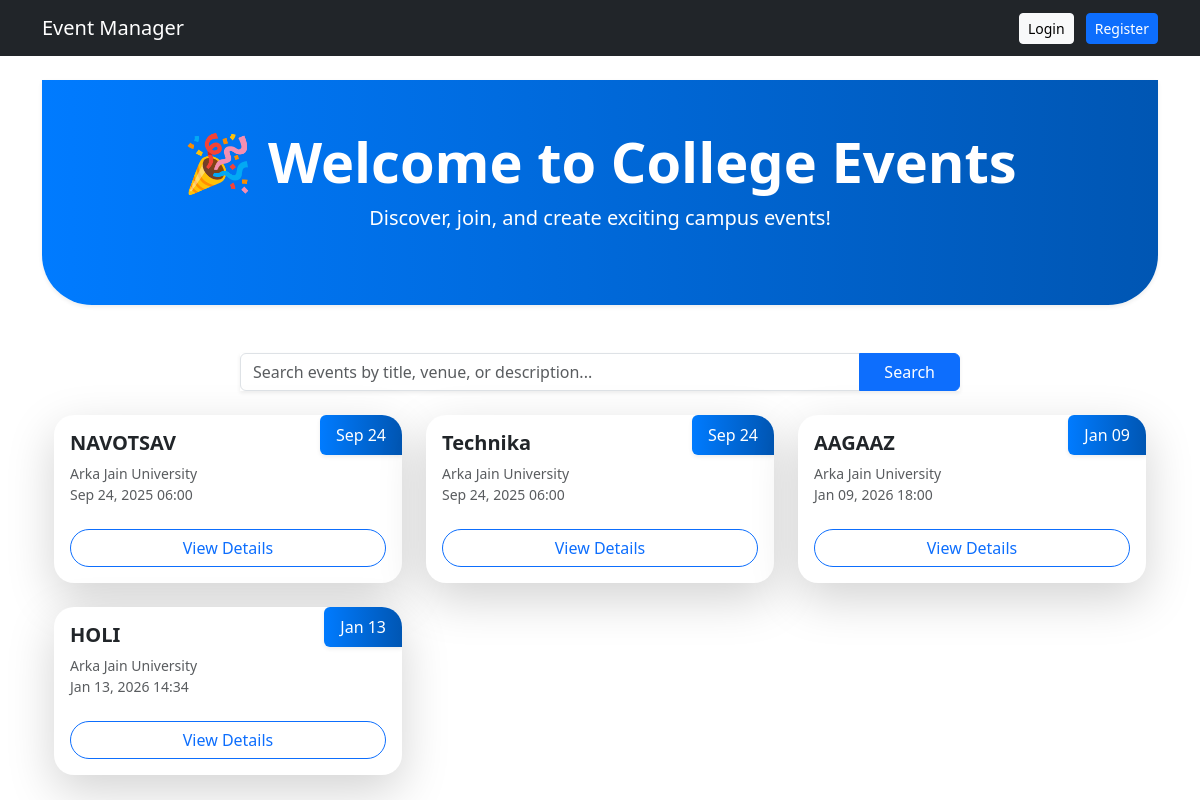
The page / on the database its author committed.
### events/models.py (models this page shows, shortened)
class Event(models.Model):
    STATUS_CHOICES = [
        ("draft", "Draft"),
        ("published", "Published"),
        ("cancelled", "Cancelled"),
    ]
    title = models.CharField(max_length=200)
    description = models.TextField(blank=True)
    organizer = models.ForeignKey(User, on_delete=models.SET_NULL, null=True, related_name="organized_events")
    venue = models.ForeignKey(Venue, on_delete=models.SET_NULL, null=True, blank=True)
    start_time = models.DateTimeField()
    end_time = models.DateTimeField()
    max_attendees = models.PositiveIntegerField(null=True, blank=True)
    price = models.DecimalField(max_digits=8, decimal_places=2, default=0)  # Added price
    status = models.CharField(max_length=20, choices=STATUS_CHOICES, default="draft")
    created_at = models.DateTimeField(auto_now_add=True)
    published_at = models.DateTimeField(null=True, blank=True)
    image = models.ImageField(upload_to="event_images/", blank=True, null=True)
    class Meta:
        ordering = ["-start_time"]

class Venue(models.Model):
    name = models.CharField(max_length=200)
    location = models.CharField(max_length=300, blank=True)
    capacity = models.PositiveIntegerField(null=True, blank=True)
    def __str__(self):
        return self.name

### events/views.py (the view)
# urls.py: 2. Add a URL to urlpatterns:  path('', views.home, name='home')
def home(request):
    events = Event.objects.all().order_by("start_time")  # show upcoming events
    return render(request, "events/home.html", {"events": events})

### events/templates/events/home.html (shortened to what this page needs)
{% extends "base.html" %}
{% block content %}
<div class="bg-primary text-white text-center py-5 mb-5 shadow-sm" style="border-radius: 0 0 50px 50px;">
  <h1 class="display-4 fw-bold">🎉 Welcome to College Events</h1>
  <p class="lead mb-4">Discover, join, and create exciting campus events!</p>
</div>
<div class="container">
  <div class="row mb-4">
    <div class="col-md-8 mx-auto">
      <form method="get" action="">
        <div class="input-group shadow-sm">
          <input type="text" name="q" class="form-control" placeholder="Search events by title, venue, or description...">
          <button class="btn btn-primary px-4">Search</button>
        </div>
      </form>
    </div>
  </div>
  {% if events %}
  <div class="row">
    {% for event in events %}
    <div class="col-md-4 mb-4">
      <div class="card shadow-lg h-100 event-card border-0">
        <div class="position-absolute top-0 end-0 bg-primary text-white px-3 py-2 rounded-start shadow-sm">
          {{ event.start_time|date:"M d" }}
        </div>
        <div class="card-body">
          <h5 class="card-title fw-bold">{{ event.title }}</h5>
          <p class="text-muted small mb-2">
             {{ event.venue }} <br>
             {{ event.start_time|date:"M d, Y H:i" }}
          </p>
          <a href="{% url 'events:event_detail' event.id %}" class="btn btn-outline-primary w-100 mt-2">
            View Details
          </a>
        </div>
      </div>
    </div>
    {% endfor %}
  </div>
  {% else %}
  <div class="alert alert-info text-center shadow-sm mt-5">
    No upcoming events found.
  </div>
  {% endif %}
</div>
{% endblock %}

### events/templates/base.html (shortened to what this page needs)
<!DOCTYPE html>
<html lang="en">
<head>
  <link href="https://cdn.jsdelivr.net/npm/bootstrap@5.3.2/dist/css/bootstrap.min.css" rel="stylesheet">
</head>
<body>
  <nav class="navbar navbar-expand-lg navbar-dark bg-dark">
    <div class="container">
      <a class="navbar-brand" href="{% url 'events:home' %}">Event Manager</a>
      <div>
        {% if user.is_authenticated %}
          <span class="text-white me-3">Hi, {{ user.username }}</span>
          {% if user.is_authenticated %}
    <a href="{% url 'events:my_registrations' %}" class="btn btn-info btn-sm me-2">My Events</a>
{% endif %}
          <a href="{% url 'events:logout' %}" class="btn btn-danger btn-sm">Logout</a>
        {% else %}
          <a href="{% url 'events:login' %}" class="btn btn-light btn-sm me-2">Login</a>
          <a href="{% url 'events:register' %}" class="btn btn-primary btn-sm">Register</a>
        {% endif %}
      </div>
    </div>
  </nav>
  <div class="container mt-4">
    {% block content %}{% endblock %}
  </div>
</body>
</html>

### events/templates/events/home.html (style rules this page uses)
.event-card { border-radius: 20px; overflow: hidden; transition: transform 0.3s ease, box-shadow 0.3s ease; }
.bg-primary { background: linear-gradient(90deg, #007bff, #0056b3) !important; }
.btn-outline-primary { border-radius: 30px; }

### rows shown on the page
Event: start_time "Sep 24", title "NAVOTSAV", venue "Arka Jain University", start_time "Sep 24, 2025 06:00"
Event: start_time "Sep 24", title "Technika", venue "Arka Jain University", start_time "Sep 24, 2025 06:00"
Event: start_time "Jan 09", title "AAGAAZ", venue "Arka Jain University", start_time "Jan 09, 2026 18:00"
Event: start_time "Jan 13", title "HOLI", venue "Arka Jain University", start_time "Jan 13, 2026 14:34"
